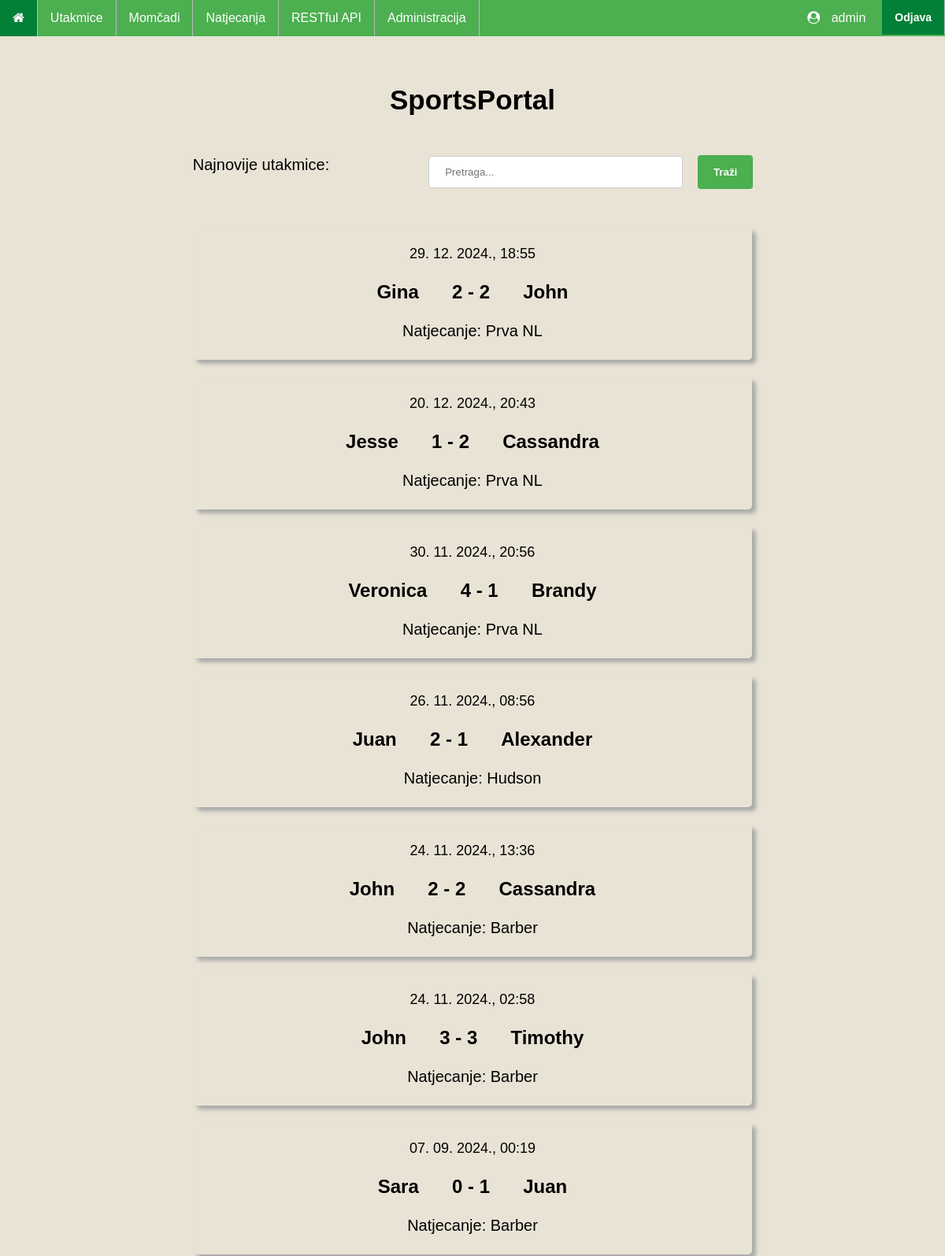
The app's page / (signed in) with its own data.
### main/models.py (models this page shows, shortened)
class Match(models.Model):
    match_date = models.DateTimeField('Datum utakmice')
    match_stadium = models.TextField()
    match_competition = models.ForeignKey(Competition, on_delete=models.CASCADE, blank=True, null=True)
    match_team1 = models.ForeignKey(Team, on_delete=models.CASCADE, blank=True, null=True, related_name='team1')
    match_team2 = models.ForeignKey(Team, on_delete=models.CASCADE, blank=True, null=True, related_name='team2')
    match_score1 = models.IntegerField()
    match_score2 = models.IntegerField()

class Team(models.Model):
    team_name = models.CharField(max_length=50)
    team_stadium = models.TextField()
    team_country = models.CharField(max_length=30)
    def __str__(self):
        return '{}'.format(self.team_name)

class Competition(models.Model):
    competition_name = models.CharField(max_length=50)
    competition_country = models.CharField(max_length=30)
    competition_teams = models.ManyToManyField(Team)
    def __str__(self):
        return self.competition_name

### main/views.py (the view)
# urls.py: path('', LatestMatches.as_view(), name='index'),
class LatestMatches(LoginRequiredMixin, ListView):
    template_name = 'main/index.html'
    def get_queryset(self):
        queryset = Match.objects.order_by('-match_date')
        search_query = self.request.GET.get('search', '')
        if search_query:  # user submitted search form
            queryset = queryset.filter(
                Q(match_team1__team_name__icontains = search_query) |
                Q(match_team2__team_name__icontains = search_query) |
                Q(match_competition__competition_name__icontains = search_query)
            )[:5]
        else:
            queryset = queryset[:7]
        return queryset
    def get_context_data(self, **kwargs):
        context = super().get_context_data(**kwargs)
        context['search_query'] = self.request.GET.get('search', '')
        return context

### templates/main/index.html
{% extends "base_generic.html" %}
{% block content %}
    <h1>SportsPortal</h1>
    <div class="searchGrid">
        <p class="description">Najnovije utakmice:</p>
        <form class="searchOption" method="get" action="{% url 'index' %}">
            <input
                type="text"
                name="search"
                placeholder="Pretraga..."
                value="{{ search_query }}"
            >
            <button type="submit">Traži</button>
        </form>
    </div>
    {% if object_list %}
        {% for match in object_list %}
            <a href="{% url 'matchDetails' match.id %}" class="match_link">
                <div class="match">
                    <p class="match_date"> {{ match.match_date|date:"d. m. Y., H:i" }} </p>
                    <p class="score">
                        {{ match.match_team1 }}
                    <span>
                        {{ match.match_score1 }} - {{ match.match_score2 }}
                    </span>
                        {{ match.match_team2 }}
                    </p>
                    <p class="match_competition">Natjecanje: {{ match.match_competition }} </p>
                </div>
            </a>
        {% endfor %}
    {% else %}
        <p class="description" style="text-align: center;">Nema odigranih utakmica</p>
    {% endif %}
{% endblock %}

### templates/base_generic.html (shortened to what this page needs)
<!DOCTYPE html>
<html lang="hr">
<head>
    {% load static %}
    <link rel="stylesheet" type="text/css" href="{% static 'style.css' %}">
    <link rel="stylesheet" type="text/css" href="{% static 'matches.css' %}">
    <link rel="stylesheet" href="https://cdnjs.cloudflare.com/ajax/libs/font-awesome/4.7.0/css/font-awesome.min.css">
</head>
<body>
    <ul>
        <li><a href="/" title="Početna stranica"><i class="fa fa-home"></i></a></li>
        <li><a href="/matches/">Utakmice</a></li>
        <li><a href="/teams/">Momčadi</a></li>
        <li><a href="/competitions/">Natjecanja</a></li>
        <li><a href="/api/teams/">RESTful API</a></li>
        {% if request.user.is_superuser %}
            <li><a href="/adminDashboard/">Administracija</a></li>
        {% endif %}
        <li style="float:right">
            <form id="logout-form" method="post" action="{% url 'logout' %}">
                <button type="submit">Odjava</button>
            </form>
        </li>
        <li style="float:right" class="userProfile">
            <i class='fa fa-user-circle' style="margin-right: 10px;"></i> {{ user.username }}
        </li>
    </ul>
    <div class="content">
        {% block content %}
        {% endblock %}
    </div>
</body>
</html>

### main/static/style.css (style rules this page uses)
html { font-family: 'Franklin Gothic', 'Arial Narrow', Arial, sans-serif; background: #e8e3d5; }
h1 { text-align: center; font-size: 35px; margin-top: 15%; margin-bottom: 5%; }
ul { list-style-type: none; margin: 0; padding: 0; width: 100%; position: fixed; top: 0; left: 0; overflow: hidden; background-color: #4CAF50; color: white; }
li { float: left; border-right:1px solid #bbb; }
li a { display: block; color: white; text-align: center; padding: 14px 16px; text-decoration: none; }
.userProfile { padding: 14px 16px; border: none; margin-right: 5px; }
#logout-form { background: #4CAF50 !important; padding: 0 !important; }
#logout-form button { font-size: 14px; color: white; background: #038037 !important; padding: 14px 16px !important; border: none; font-weight: bold; display: block; margin: 0; text-decoration: none; cursor: pointer; }
.content { display: block; margin: 0 auto; width: 60%; margin-bottom: 8%; }
form { width: 100%; border-radius: 5px; padding: 20px; font-size: 20px; }
input[type=text], input[type=password], select { width: 100%; padding: 12px 20px; margin: 8px 0; display: inline-block; border: 1px solid #ccc; border-radius: 4px; box-sizing: border-box; }
input[type=submit], .searchOption button { width: 100%; background-color: #4CAF50; color: white; font-weight: bold; padding: 14px 20px; margin: 8px 0; border: none; border-radius: 4px; cursor: pointer; }

### main/static/matches.css (style rules this page uses)
.description { font-size: 20px; margin-top: 6%; }
.searchGrid { display: grid; grid-template-columns: auto auto; gap: 10px; }
.searchGrid form { margin-top: -3%; }
.searchOption input { width: 75%; margin-right: 3%; }
.searchOption button { width: fit-content; }
.match { width: 100%; border-radius: 5px; box-shadow: 5px 5px 5px #aaaaaa; margin-top: 3%; padding-top: 5px; padding-bottom: 5px; font-size: 18px; }
.match_date, .match_competition, .score { width: 100%; text-align: center; }
.match_competition { font-size: 20px; }
.score { font-size: 24px; font-weight: bold; }
.score span, .score_details span { margin-left: 5%; margin-right: 5%; }
.match_link:link { text-decoration: none; color: black; background: none; }

### records on screen
Match: match_date "29. 12. 2024., 18:55", match_team1 "Gina", match_score1 "2", match_score2 "2", match_team2 "John", match_competition "Prva NL"
Match: match_date "20. 12. 2024., 20:43", match_team1 "Jesse", match_score1 "1", match_score2 "2", match_team2 "Cassandra", match_competition "Prva NL"
Match: match_date "30. 11. 2024., 20:56", match_team1 "Veronica", match_score1 "4", match_score2 "1", match_team2 "Brandy", match_competition "Prva NL"
Match: match_date "26. 11. 2024., 08:56", match_team1 "Juan", match_score1 "2", match_score2 "1", match_team2 "Alexander", match_competition "Hudson"
Match: match_date "24. 11. 2024., 13:36", match_team1 "John", match_score1 "2", match_score2 "2", match_team2 "Cassandra", match_competition "Barber"
Match: match_date "24. 11. 2024., 02:58", match_team1 "John", match_score1 "3", match_score2 "3", match_team2 "Timothy", match_competition "Barber"
Match: match_date "07. 09. 2024., 00:19", match_team1 "Sara", match_score1 "0", match_score2 "1", match_team2 "Juan", match_competition "Barber"

### other values on screen
{{ user.username }} "admin"
